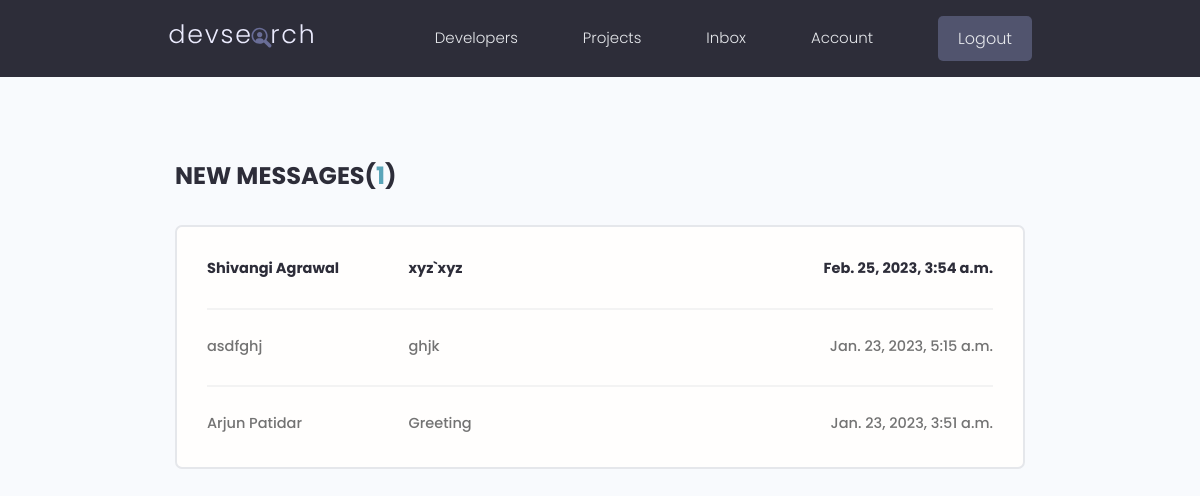
/inbox/ (signed in), run on the app's committed database.
### users/models.py (models this page shows, shortened)
class Message(models.Model):
    sender = models.ForeignKey(
        Profile, on_delete=models.SET_NULL, null=True, blank=True)
    recipient = models.ForeignKey(
        Profile, on_delete=models.SET_NULL, null=True, blank=True, related_name="messages")
    name = models.CharField(max_length=200, null=True, blank=True)
    email = models.EmailField(max_length=200, null=True, blank=True)
    subject = models.CharField(max_length=200, null=True, blank=True)
    body = models.TextField()
    is_read = models.BooleanField(default=False, null=True)
    created = models.DateTimeField(auto_now_add=True)
    id = models.UUIDField(default=uuid.uuid4, unique=True,
                          primary_key=True, editable=False)
    class Meta:
        ordering = ['is_read', '-created']

### users/views.py (the view)
# urls.py: path('inbox/', views.inbox, name="inbox"),
@login_required(login_url='login')
def inbox(request):
    profile = request.user.profile
    messageRequests = profile.messages.all()
    unreadCount = messageRequests.filter(is_read=False).count()
    context = {'messageRequests': messageRequests, 'unreadCount': unreadCount}
    return render(request, 'users/inbox.html', context)

### users/templates/users/inbox.html
{% extends 'main.html' %}
{% block content %}
<main class="inbox my-xl">
  <div class="content-box">
    <h3 class="inbox__title">New Messages(<span>{{unreadCount}}</span>)</h3>
    <ul class="messages">
      {% for message in messageRequests %}
      {% if message.is_read == False %}
      <li class="message message--unread">
        {% else %}
      <li class="message">
        {% endif %}
        <a href="{% url 'message' message.id %}">
          <span class="message__author">{{message.name}}</span>
          <span class="message__subject">{{message.subject}}</span>
          <span class="message__date">{{message.created}}</span>
        </a>
      </li>
      {% endfor %}
    </ul>
  </div>
</main>
{% endblock content %}

### static/styles/app.css (style rules this page uses)
:root { --color-sub: #2d2d39; }
.content-box { width: 95%; max-width: 85rem; margin: 0 auto; }
.inbox { height: 90vh; }
.inbox__title, .inbox__title span { font-size: 2.4rem; font-weight: 700; color: var(--color-sub); text-transform: uppercase; text-align: left; margin-bottom: 3rem; }
.inbox__title span { color: var(--color-main); }
.messages { list-style: none; background: var(--color-white); padding: 0.5rem 3rem; border: 2px solid var(--color-light); border-radius: 0.7rem; }
.message { padding: 2.5rem 0; }
.message > a span { font-size: 1.45rem; font-weight: 500; }
.message.message--unread a span { font-weight: 700; color: var(--color-sub); }
.message:not(:last-child) { border-bottom: 2px solid var(--color-white-light); }
.message > a { display: flex; gap: 1rem; }
.message__author, .message__date { flex-basis: 25%; }
.message__subject { flex-basis: 50%; }
.message__date { text-align: right; }

### static/uikit/styles/modules/_variables.css (style rules this page uses)
:root { --color-main: #5aa5b9; --color-main-light: #e6faff; --color-sub: #3f4156; --color-sub-light: #51546e; --color-sub-lighter: #ededfd; --color-text: #737373; --color-gray: #8b8b8b; --color-light: #e5e7eb; --color-light-gray: #767676; --color-bg: #f8fafd; --color-white: #fffefd; --color-white-light: #f3f3f3; --color-success: #359e64; --color-success-bg: #def8e8; --color-error: #fc4b0b; --color-error-bg: #fff2ee; --font-base: 'Poppins', arial, helvetica, 'Segoe UI', roboto, ubuntu, sans-serif; --font-monospace: 'Fira Code', 'Courier New', courier, monospace; --font-regular: 300; --font-medium: 500; --font-bold: 700; --generic-shadow: 1px 1px 5px #00000010; --generic-transition: all 0.3s ease-in-out; }

### static/uikit/styles/modules/_base.css (style rules this page uses)
* { margin: 0; padding: 0; box-sizing: border-box; text-rendering: optimizeLegibility; color: inherit; font-size: inherit; }
html { font-size: 50%; }
@media only screen and (min-width: 480px) { html { font-size: 56.25%; } }
@media only screen and (min-width: 1200px) { html { font-size: 62.5%; } }
body { line-height: 1.6; font-weight: 400; font-size: 1.5rem; color: var(--color-text); background-color: var(--color-bg); min-height: 100vh; }

### static/uikit/styles/modules/_typography.css (style rules this page uses)
* { font-family: var(--font-base); }
h3 { font-size: 3.2rem; font-weight: var(--font-medium); }
p, span, strong { font-size: 1.6rem; color: var(--color-text); font-weight: var(--font-regular); }
a { padding-bottom: 2px; text-decoration: none; display: inline-block; color: var(--color-main); font-weight: var(--font-medium); }

### static/uikit/styles/modules/_utilities.css (style rules this page uses)
.my-xl { margin: 8rem auto; }

### data on the page
Message: name "Shivangi Agrawal", subject "xyz`xyz", created "Feb. 25, 2023, 3:54 a.m."
Message: name "asdfghj", subject "ghjk", created "Jan. 23, 2023, 5:15 a.m."
Message: name "Arjun Patidar", subject "Greeting", created "Jan. 23, 2023, 3:51 a.m."

### other printed values
{{ unreadCount }} "1"
